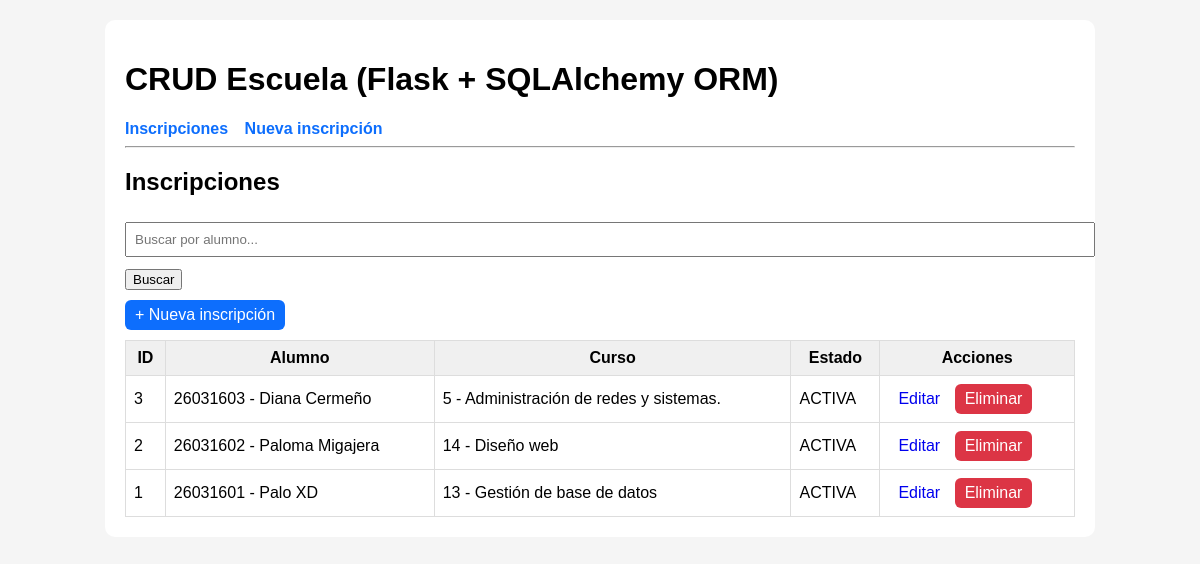
Screenshot of /inscripciones/ with the database file from the repository.
### app/models.py (models this page shows, shortened)
class Inscripcion(db.Model):
    id = db.Column(db.Integer, primary_key=True)
    alumno_matricula = db.Column(db.Integer, db.ForeignKey("alumno.matricula"), nullable=False)
    curso_id = db.Column(db.Integer, db.ForeignKey("curso.id"), nullable=False)
    estado = db.Column(db.String(10), nullable=False, default="ACTIVA")
    alumno = db.relationship("Alumno", back_populates="inscripciones")
    curso = db.relationship("Curso", back_populates="inscripciones")
    __table_args__ = (
        UniqueConstraint("alumno_matricula", "curso_id", name="uq_alumno_curso"),
    )

class Alumno(db.Model):
    matricula = db.Column(db.Integer, primary_key=True)
    nombre = db.Column(db.String(80), nullable=False)
    fecha_inscripcion = db.Column(db.Date, nullable=False, default=date.today)
    orden_dia = db.Column(db.Integer, nullable=False)
    inscripciones = db.relationship("Inscripcion", back_populates="alumno", cascade="all, delete-orphan")

class Curso(db.Model):
    id = db.Column(db.Integer, primary_key=True)
    clave = db.Column(db.String(20), unique=True, nullable=False)
    nombre = db.Column(db.String(120), nullable=False)
    cupo = db.Column(db.Integer, nullable=False, default=30)
    inscripciones = db.relationship("Inscripcion", back_populates="curso", cascade="all, delete-orphan")

### app/routes.py (the view)
@escuela_bp.route("/inscripciones/")
def inscripciones_list():
    q = request.args.get("q", "").strip()
    query = (
        Inscripcion.query
        .join(Inscripcion.alumno)
        .join(Inscripcion.curso)
        .order_by(Inscripcion.id.desc())
    )
    if q:
        like = f"%{q}%"
        query = query.filter(Alumno.nombre.ilike(like))
    inscripciones = query.all()
    return render_template(
        "escuela/inscripciones_list.html",
        q=q,
        inscripciones=inscripciones,
    )

### templates/escuela/inscripciones_list.html (shortened to what this page needs)
{% extends "base.html" %}
{% block content %}
<h2>Inscripciones</h2>
<form method="GET" style="margin:10px 0;">
  <input name="q" placeholder="Buscar por alumno..." value="{{ q }}">
  <button type="submit">Buscar</button>
</form>
<a class="btn p" href="{{ url_for('escuela.inscripcion_create') }}">+ Nueva inscripción</a>
{% if inscripciones %}
<table>
  <thead>
    <tr>
      <th>ID</th>
      <th>Alumno</th>
      <th>Curso</th>
      <th>Estado</th>
      <th>Acciones</th>
    </tr>
  </thead>
  <tbody>
    {% for i in inscripciones %}
    <tr>
      <td>{{ i.id }}</td>
      <td>{{ i.alumno.matricula }} - {{ i.alumno.nombre }}</td>
      <td>{{ i.curso.clave }} - {{ i.curso.nombre }}</td>
      <td>{{ i.estado }}</td>
      <td>
        <a class="btn w" href="{{ url_for('escuela.inscripcion_update', inscripcion_id=i.id) }}">Editar</a>
        <a class="btn d" href="{{ url_for('escuela.inscripcion_delete', inscripcion_id=i.id) }}">Eliminar</a>
      </td>
    </tr>
    {% endfor %}
  </tbody>
</table>
{% else %}
<p>No hay inscripciones.</p>
{% endif %}
{% endblock %}

### templates/base.html (shortened to what this page needs)
<!doctype html>
<html lang="es">
<head>
</head>
<body>
  <div class="box">
    <h1>CRUD Escuela (Flask + SQLAlchemy ORM)</h1>
    <nav>
      <a href="{{ url_for('escuela.inscripciones_list') }}">Inscripciones</a>
      <a href="{{ url_for('escuela.inscripcion_create') }}">Nueva inscripción</a>
    </nav>
    <hr>
    {% block content %}{% endblock %}
  </div>
</body>
</html>

### templates/base.html (style rules this page uses)
body { font-family: Arial, sans-serif; background:#f5f5f5; margin:20px; }
.box { max-width:950px; margin:auto; background:#fff; padding:20px; border-radius:10px; }
nav a { margin-right:12px; text-decoration:none; color:#0d6efd; font-weight:bold; }
table { width:100%; border-collapse: collapse; margin-top:10px; }
th, td { border:1px solid #ddd; padding:8px; }
th { background:#f0f0f0; }
.btn { padding:6px 10px; border-radius:6px; text-decoration:none; display:inline-block; }
.p { background:#0d6efd; color:white; }
.d { background:#dc3545; color:white; }
input, select { width:100%; padding:8px; margin:6px 0 12px; }

### rows the page displays
Inscripcion: id "3", alumno.matricula "26031603", alumno.nombre "Diana Cermeño", curso.clave "5", curso.nombre "Administración de redes y sistemas.", estado "ACTIVA"
Inscripcion: id "2", alumno.matricula "26031602", alumno.nombre "Paloma Migajera", curso.clave "14", curso.nombre "Diseño web", estado "ACTIVA"
Inscripcion: id "1", alumno.matricula "26031601", alumno.nombre "Palo XD", curso.clave "13", curso.nombre "Gestión de base de datos", estado "ACTIVA"
